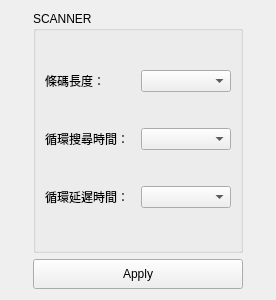
<?xml version="1.0" encoding="UTF-8"?>
<ui version="4.0">
 <class>Config</class>
 <widget class="QWidget" name="Config">
  <property name="geometry">
   <rect>
    <x>0</x>
    <y>0</y>
    <width>276</width>
    <height>300</height>
   </rect>
  </property>
  <property name="windowTitle">
   <string>Configure</string>
  </property>
  <layout class="QGridLayout" name="gridLayout">
   <item row="0" column="0">
    <widget class="QGroupBox" name="groupBox_2">
     <property name="sizePolicy">
      <sizepolicy hsizetype="Preferred" vsizetype="Preferred">
       <horstretch>0</horstretch>
       <verstretch>0</verstretch>
      </sizepolicy>
     </property>
     <property name="minimumSize">
      <size>
       <width>200</width>
       <height>0</height>
      </size>
     </property>
     <property name="maximumSize">
      <size>
       <width>210</width>
       <height>16777215</height>
      </size>
     </property>
     <property name="title">
      <string>SCANNER</string>
     </property>
     <layout class="QGridLayout" name="gridLayout_2">
      <item row="0" column="0">
       <widget class="QLabel" name="label_2">
        <property name="text">
         <string>條碼長度：</string>
        </property>
       </widget>
      </item>
      <item row="1" column="0">
       <widget class="QLabel" name="label_3">
        <property name="text">
         <string>循環搜尋時間：</string>
        </property>
       </widget>
      </item>
      <item row="2" column="0">
       <widget class="QLabel" name="label_4">
        <property name="text">
         <string>循環延遲時間：</string>
        </property>
       </widget>
      </item>
      <item row="0" column="1">
       <widget class="QComboBox" name="cb_length_SN">
        <property name="sizePolicy">
         <sizepolicy hsizetype="Preferred" vsizetype="Fixed">
          <horstretch>0</horstretch>
          <verstretch>0</verstretch>
         </sizepolicy>
        </property>
       </widget>
      </item>
      <item row="1" column="1">
       <widget class="QComboBox" name="cb_delay_dmtx">
        <property name="sizePolicy">
         <sizepolicy hsizetype="Preferred" vsizetype="Fixed">
          <horstretch>0</horstretch>
          <verstretch>0</verstretch>
         </sizepolicy>
        </property>
       </widget>
      </item>
      <item row="2" column="1">
       <widget class="QComboBox" name="cb_delay_loop">
        <property name="sizePolicy">
         <sizepolicy hsizetype="Preferred" vsizetype="Fixed">
          <horstretch>0</horstretch>
          <verstretch>0</verstretch>
         </sizepolicy>
        </property>
       </widget>
      </item>
     </layout>
    </widget>
   </item>
   <item row="1" column="0">
    <widget class="QPushButton" name="btn_apply">
     <property name="minimumSize">
      <size>
       <width>0</width>
       <height>30</height>
      </size>
     </property>
     <property name="text">
      <string>Apply</string>
     </property>
    </widget>
   </item>
  </layout>
 </widget>
 <resources/>
 <connections/>
</ui>
